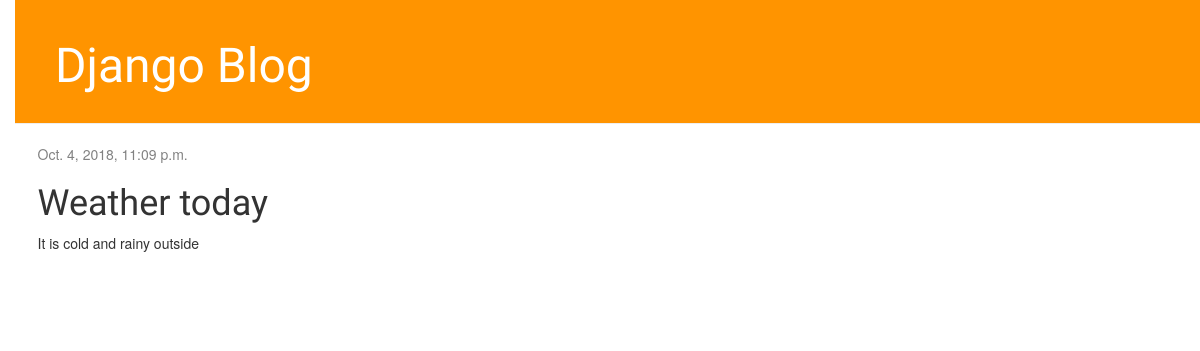
The app's page /post, older data.
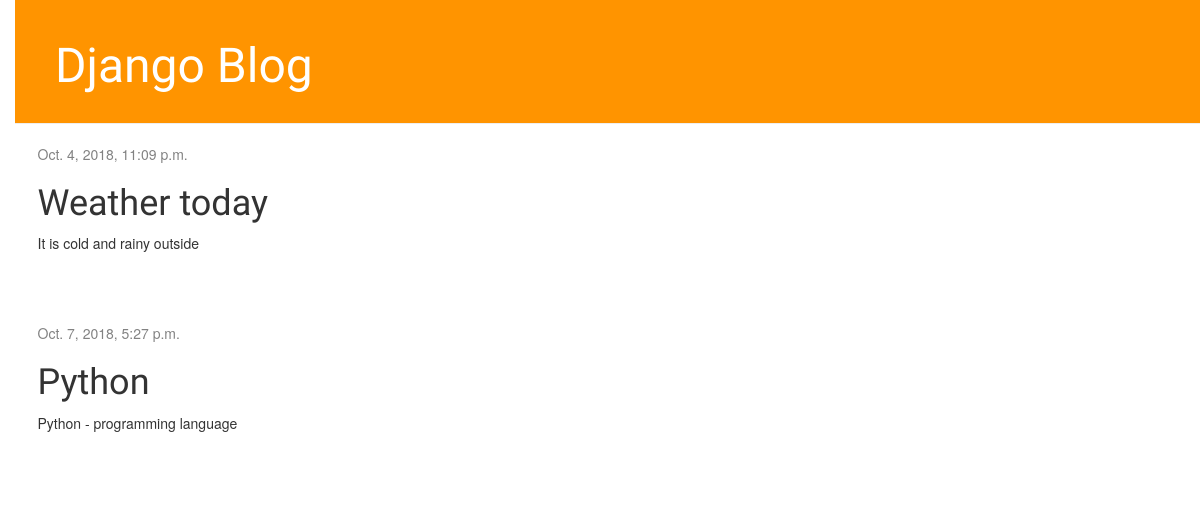
The same page, newer data.
### blog/models.py (models this page shows, shortened)
class Post(models.Model):
    author = models.ForeignKey('auth.User', on_delete=models.CASCADE)
    title = models.CharField(max_length=200)
    text = models.TextField()
    create_date = models.DateTimeField(default=timezone.now)
    published_date = models.DateTimeField(blank=True, null=True)

### blog/views.py (the view)
# urls.py: path('post', views.post_list, name='post_list'),
def post_list(request):
    posts = Post.objects.filter(published_date__lte=timezone.now()).order_by('published_date')
    return render(request, 'blog/post_list.html', {'posts': posts})

### blog/templates/blog/post_list.html
{% extends 'blog/base.html' %}
{% block content %}
    {% for post in posts %}
        <div class="post">
            {% if post.published_date %}
                <div class="date">
                    {{ post.published_date }}
                </div>
            {% endif %}
            <h1>{{ post.title }}</h1>
            <p>{{ post.text|linebreaksbr }}</p>
        </div>
    {% endfor %}
{% endblock %}

### blog/templates/blog/base.html (shortened to what this page needs)
{% load static %}
<!DOCTYPE html>
<html lang="en">
<head>
    <link rel="stylesheet" href="//maxcdn.bootstrapcdn.com/bootstrap/3.2.0/css/bootstrap.min.css">
    <link rel="stylesheet" href="//maxcdn.bootstrapcdn.com/bootstrap/3.2.0/css/bootstrap-theme.min.css">
    <link rel="stylesheet" href="{% static 'css/blog.css' %}">
</head>
<body>
    <div class="page-header">
        <h1><a href="/">Django Blog</a></h1>
    </div>
    <div class="content container">
        <div class="row">
            <div class="col-md-8">
                {% block content %}
                {% endblock %}
            </div>
        </div>
    </div>
</body>
</html>

### blog/static/css/blog.css (style rules this page uses)
h1 a { color: #FCA205; font-family: 'Lobster'; }
body { padding-left: 15px; }
.page-header { background-color: #ff9400; margin-top: 0; padding: 20px 20px 20px 40px; }
.page-header h1, .page-header h1 a, .page-header h1 a:visited, .page-header h1 a:active { color: #ffffff; font-size: 36pt; text-decoration: none; }
h1, h2, h3, h4 { font-family: 'Lobster', cursive; }
.date { color: #828282; }
.post { margin-bottom: 70px; }

Row changes from the older to the newer data that the page shows:
added Post: published_date "Oct. 7, 2018, 5:27 p.m.", title "Python", text "Python - programming language"
